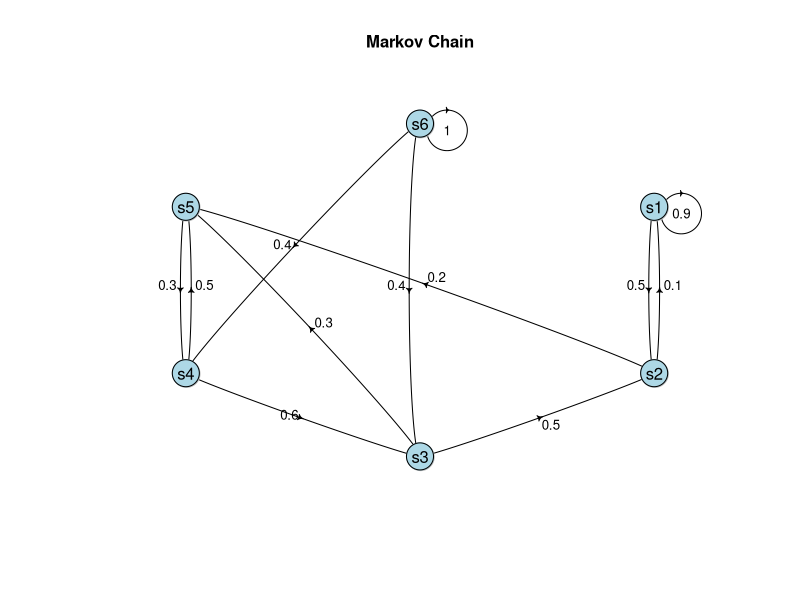
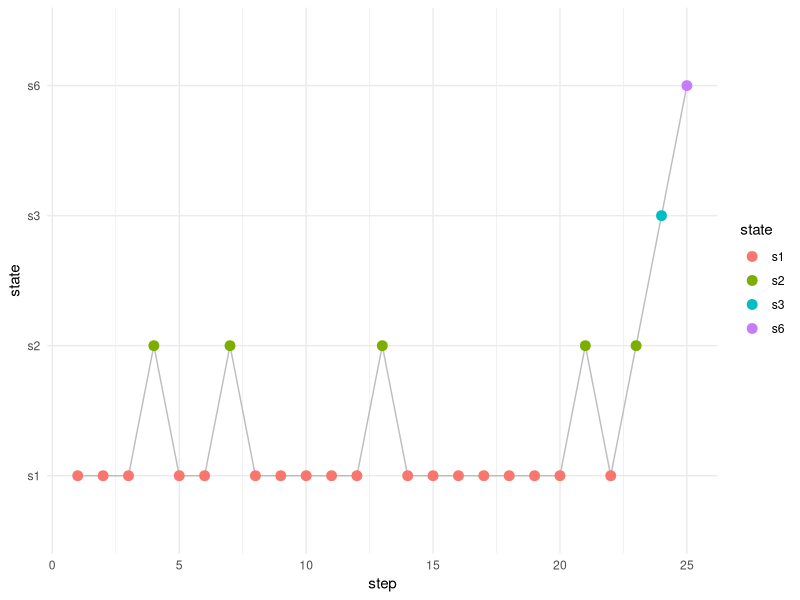
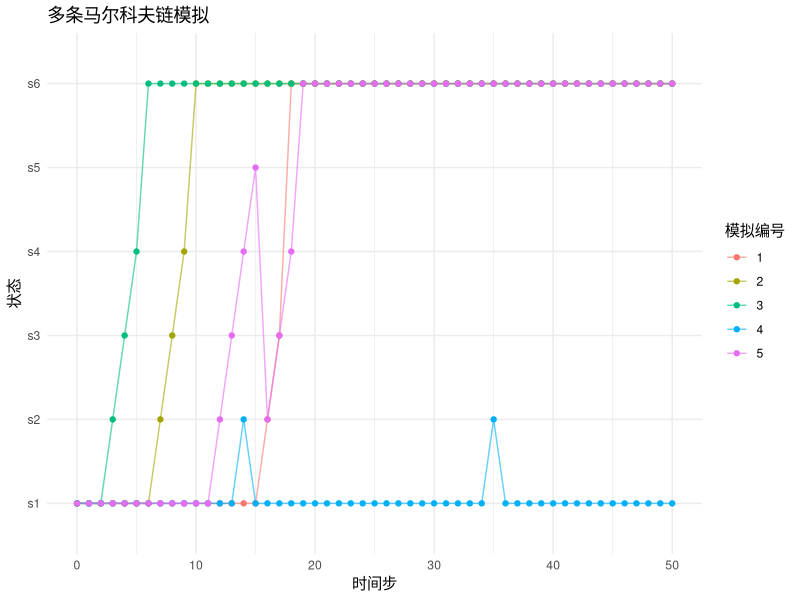
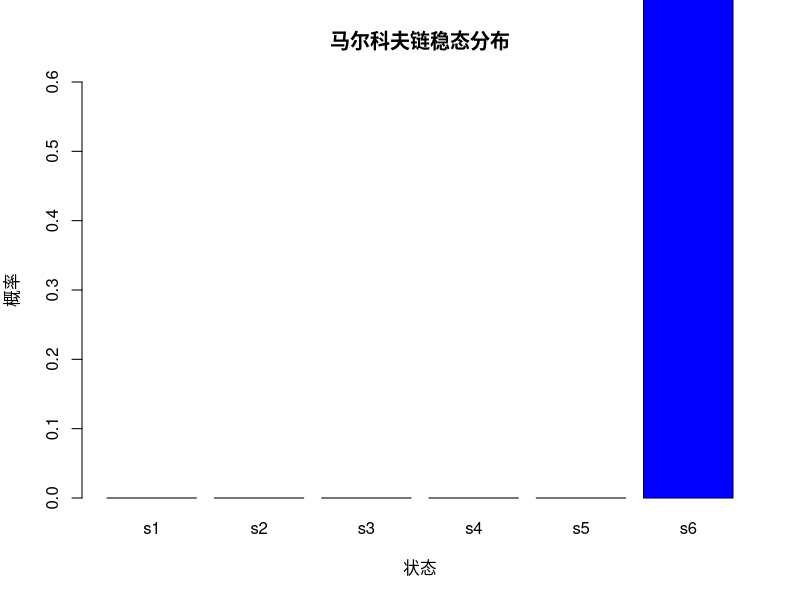
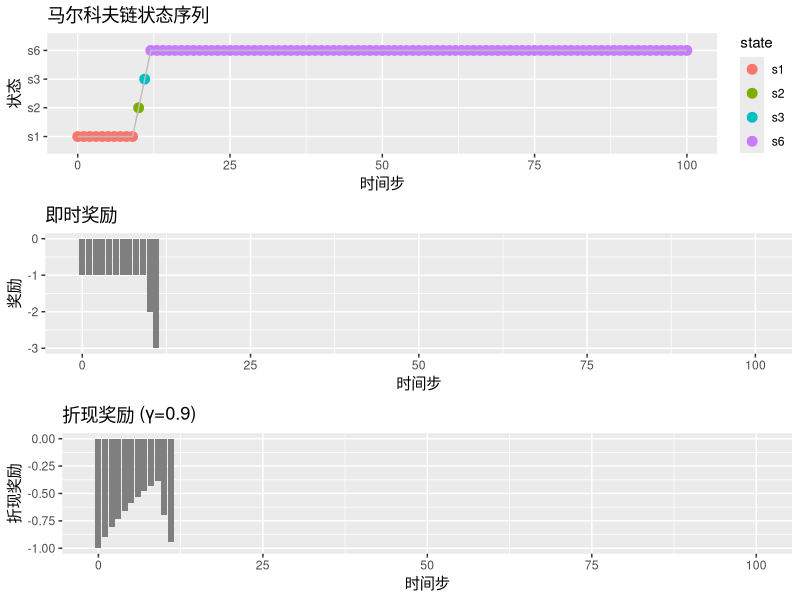

The R script that drew these images, in order:
#####################
# 用R语言手搓马尔可夫决策过程markov
# http://blog.fens.me/r-markov/
######################

setwd("C:/work/R/stat")

# 6种状态
s <- c("s1", "s2", "s3", "s4", "s5", "s6")
s

# 转移概率矩阵
p <- matrix(c(
  0.9,0.1,  0,  0,  0,  0,
  0.5,  0,0.5,  0,  0,  0,
    0,  0,  0,0.6,  0,0.4,
    0,  0,  0,  0,0.3,0.4,
    0,0.2,0.3,0.5,  0,  0,
    0,  0,  0,  0,  0,  1
), nrow = 6, byrow = TRUE, dimnames = list(s, s))
p

# 画图
library(diagram)
plotmat(p,lwd = 1, box.lwd = 1, cex.txt = 0.8, 
        box.size = 0.02, box.type = "circle", shadow.size = 0.001,
        box.col = "light blue",  arr.length=0.1, arr.width=0.1,
        self.cex = 1.5,self.shifty = -0.01,self.shiftx = 0.04, 
        main = "Markov Chain")


# 模拟马尔科夫链的函数
simulate_markov_chain <- function(transition_matrix, initial_state, n_steps, stop=NULL) {
  states <- rownames(transition_matrix)
  chain <- character(n_steps + 1)
  chain[1] <- initial_state
  
  for (i in 1:n_steps) {
    current_state <- chain[i]
    next_state <- sample(states, size = 1, prob = transition_matrix[current_state, ])
    chain[i + 1] <- next_state
  }
  
  if(!is.null(stop)){
    chain<-chain[1:which(chain==stop)[1]]  
  }
  
  return(chain)
}

# 设置初始状态和步数
initial_state <- "s1"
n_steps <- 100
stop_state<-'s6'

# 模拟马尔科夫链
markov_chain <- simulate_markov_chain(p, initial_state, n_steps,stop_state)
markov_chain

library(ggplot2)
library(dplyr)

# 准备数据用于绘图
chain_df <- data.frame(
  step = 1:length(markov_chain),
  state = factor(markov_chain, levels = s)
)

# 绘制马尔科夫链路径
ggplot(chain_df, aes(x = step, y = state, group = 1)) +
  geom_line(color = "gray") +
  geom_point(aes(color = state), size = 3) +
  scale_x_continuous()+
  theme_minimal()


# 模拟多条马尔科夫链观察收敛性
n_simulations <- 5
n_steps <- 50
simulations <- list()

for (i in 1:n_simulations) {
  simulations[[i]] <- simulate_markov_chain(p, initial_state, n_steps)
}

# 准备数据用于绘图
sim_df <- data.frame(
  step = rep(0:n_steps, n_simulations),
  state = unlist(simulations),
  simulation = rep(1:n_simulations, each = n_steps + 1)
)

# 绘制多条马尔科夫链
ggplot(sim_df, aes(x = step, y = state, group = simulation, color = factor(simulation))) +
  geom_line(alpha = 0.6) +
  geom_point(size = 1.5) +
  labs(title = "多条马尔科夫链模拟",
       x = "时间步", y = "状态",
       color = "模拟编号") +
  theme_minimal()


# 计算马尔科夫链的稳态分布
calculate_steady_state <- function(transition_matrix, tolerance = 1e-6) {
  n_states <- nrow(transition_matrix)
  # 初始猜测
  pi <- rep(1/n_states, n_states)
  
  while (TRUE) {
    pi_new <- pi %*% transition_matrix
    if (max(abs(pi_new - pi)) < tolerance) break
    pi <- pi_new
  }
  
  return(as.vector(pi_new))
}

steady_state <- calculate_steady_state(p)
names(steady_state) <- s

#稳态分布:
steady_state

# 可视化稳态分布
barplot(steady_state, col = c("gold", "gray", "blue"),
        main = "马尔科夫链稳态分布",
        ylab = "概率", xlab = "状态",
        ylim = c(0, 0.6))



# 模拟带奖励的马尔科夫链
simulate_markov_reward <- function(transition_matrix, rewards, initial_state, n_steps, gamma = 0.9, stop=NULL) {
  states <- rownames(transition_matrix)
  chain <- character(n_steps + 1)
  reward_sequence <- numeric(n_steps + 1)
  discounted_rewards <- numeric(n_steps + 1)
  
  chain[1] <- initial_state
  reward_sequence[1] <- rewards[initial_state]
  discounted_rewards[1] <- (gamma^0) * rewards[initial_state]
  
  for (i in 1:n_steps) {
    current_state <- chain[i]
    next_state <- sample(states, size = 1, prob = transition_matrix[current_state, ])
    chain[i + 1] <- next_state
    reward_sequence[i + 1] <- rewards[next_state]
    discounted_rewards[i + 1] <- (gamma^i) * rewards[next_state]
  }
  
  return(list(
    chain = chain,
    reward = unlist(reward_sequence),
    discounted_reward = unlist(discounted_rewards),
    total_reward = sum(unlist(reward_sequence)),
    total_discounted_reward = sum(unlist(discounted_rewards))
  ))
}

# 模拟参数
initial_state <- "s1"
n_steps <- 100
gamma <- 0.9  # 折扣因子
rewards<-data.frame("s1"=-1,"s2"=-2,"s3"=-3,"s4"=10,"s5"=1,"s6"=0)

# 运行模拟
result <- simulate_markov_reward(p, rewards, initial_state, n_steps, gamma)

# 打印结果
print(paste("总奖励:", result$total_reward))
print(paste("总折现奖励:", result$total_discounted_reward))

# 可视化马尔科夫链状态序列

library(ggplot2)
library(gridExtra)

# 准备数据
sim_data <- data.frame(
  step = 0:n_steps,
  state = factor(result$chain, levels = s),
  reward = result$reward,
  discounted_reward = result$discounted_reward
)


# 绘制状态和奖励
p1 <- ggplot(sim_data, aes(x = step, y = state, color = state)) +
  geom_point(size = 3) +
  geom_line(aes(group = 1), color = "gray") +
  labs(title = "马尔科夫链状态序列", x = "时间步", y = "状态")

p2 <- ggplot(sim_data, aes(x = step, y = reward)) +
  geom_col(aes(fill = state)) +
  scale_fill_manual(values = c("Sunny" = "gold", "Cloudy" = "gray", "Rainy" = "blue")) +
  labs(title = "即时奖励", x = "时间步", y = "奖励")

p3 <- ggplot(sim_data, aes(x = step, y = discounted_reward)) +
  geom_col(aes(fill = state)) +
  scale_fill_manual(values = c("Sunny" = "gold", "Cloudy" = "gray", "Rainy" = "blue")) +
  labs(title = paste0("折现奖励 (γ=", gamma, ")"), x = "时间步", y = "折现奖励")

# 组合图形
grid.arrange(p1, p2, p3, ncol = 1)

# 价值函数计算求解Bellman方程

# 计算状态价值函数
calculate_state_values <- function(transition_matrix, rewards, gamma = 0.9, epsilon = 1e-6) {
  n_states <- nrow(transition_matrix)
  I <- diag(n_states)
  
  # 构建线性方程组: V = R + γPV → (I - γP)V = R
  A <- I - gamma * transition_matrix
  b <- rewards
  
  # 解线性方程组
  V <- solve(A, b)
  
  return(V)
}

# 参数
p
rewards
gamma<-0.5
gamma

# 计算状态价值
state_values <- calculate_state_values(p, rewards, gamma)
state_values
